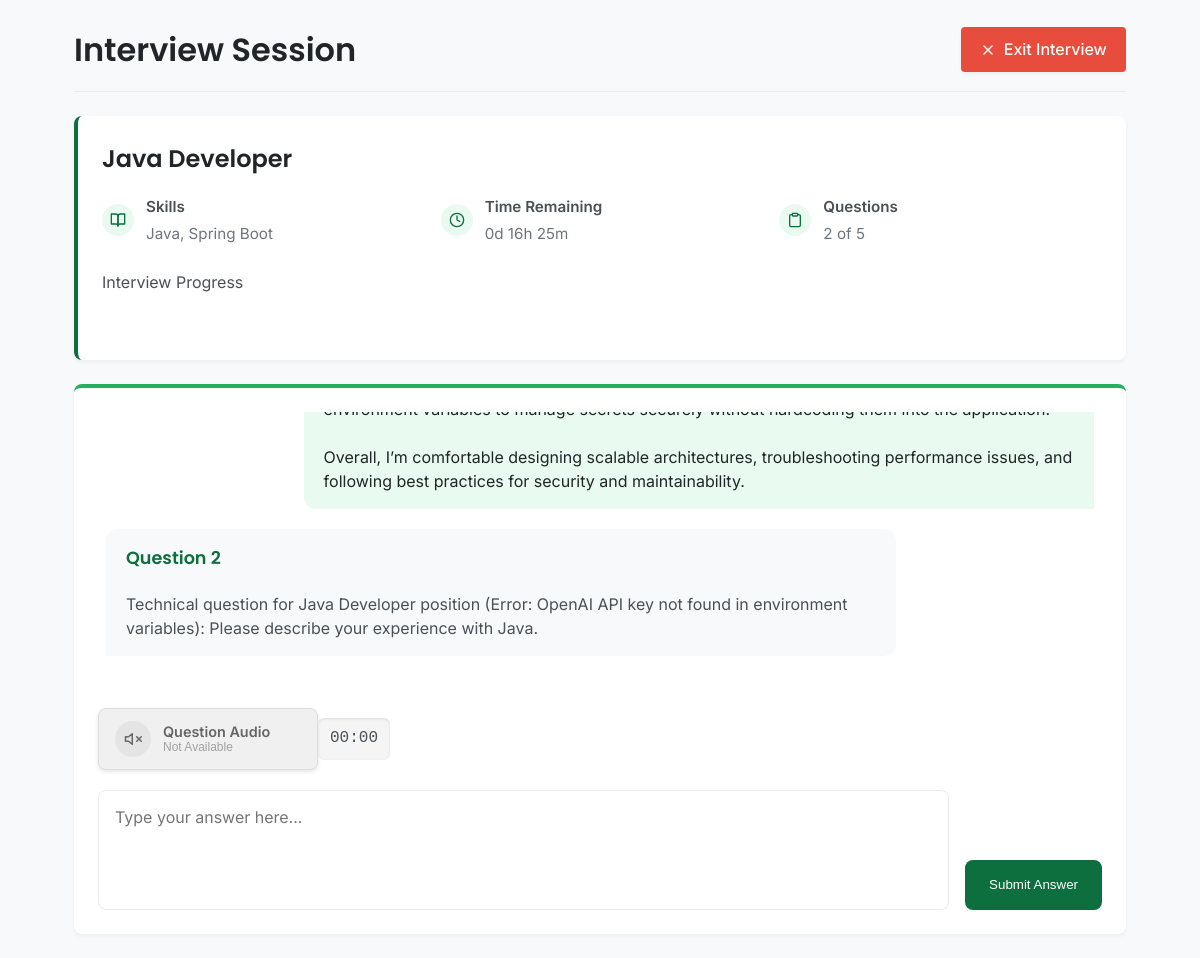
The app's page /interview/start/10/ (signed in) with its own data.
### bot/models.py (models this page shows, shortened)
class InterviewAssignment(models.Model):
    STATUS_CHOICES = (
        ('pending', 'Pending'),
        ('in_progress', 'In Progress'),
        ('completed', 'Completed'),
        ('expired', 'Expired'),
    )
    candidate = models.ForeignKey(User, on_delete=models.CASCADE, related_name='assigned_interviews')
    job_description = models.ForeignKey(JobDescription, on_delete=models.CASCADE, related_name='assignments')
    assigned_at = models.DateTimeField(auto_now_add=True)
    deadline = models.DateTimeField()
    status = models.CharField(max_length=20, choices=STATUS_CHOICES, default='pending')
    score = models.FloatField(null=True, blank=True)  # Percentage score
    eligibility = models.CharField(max_length=100, null=True, blank=True)  # e.g., "Highly Eligible", "Not Eligible"
    feedback = models.TextField(null=True, blank=True)
    completed_at = models.DateTimeField(null=True, blank=True)
    def is_expired(self):
        return timezone.now() > self.deadline

class JobDescription(models.Model):
    title = models.CharField(max_length=100)  # e.g., "Frontend Developer", "Data Analyst"
    skills = models.CharField(max_length=255)  # Comma-separated skills
    question_count = models.IntegerField(default=5)
    passing_score = models.IntegerField(default=50)
    created_at = models.DateTimeField(auto_now_add=True)
    updated_at = models.DateTimeField(auto_now=True)

class InterviewSession(models.Model):
    assignment = models.ForeignKey(InterviewAssignment, on_delete=models.CASCADE, related_name='sessions')
    session_id = models.CharField(max_length=100, unique=True)  # Unique session identifier
    current_question = models.IntegerField(default=1)  # Current question number
    conversation_history = models.JSONField(default=list)  # Store the entire conversation as JSON
    started_at = models.DateTimeField(auto_now_add=True)
    last_activity = models.DateTimeField(auto_now=True)

### bot/views.py (the view, shortened to what this page needs)
# urls.py: path('interview/start/<int:assignment_id>/', start_interview, name='start_interview'),
@login_required
def start_interview(request, assignment_id):
    if not request.user.groups.filter(name='Candidate').exists():
        messages.error(request, 'You do not have permission to access this interview')
        return redirect('admin_dashboard')
    assignment = get_object_or_404(InterviewAssignment, id=assignment_id, candidate=request.user)
    if assignment.status == 'expired' or assignment.is_expired():
        messages.error(request, 'This interview has expired')
        return redirect('candidate_dashboard')
    if assignment.status == 'completed':
        return redirect('interview_results', assignment_id=assignment_id)
    try:
        session = InterviewSession.objects.get(assignment=assignment)
    except InterviewSession.DoesNotExist:
        session_id = str(uuid.uuid4())
        session = InterviewSession.objects.create(
            assignment=assignment,
            session_id=session_id,
            current_question=1,
            conversation_history=[]
        )
        assignment.status = 'in_progress'
        assignment.save()
    progress_percentage = (session.current_question - 1) / assignment.job_description.question_count * 100
    now = timezone.now()
    time_remaining = assignment.deadline - now
    days = time_remaining.days
    hours, remainder = divmod(time_remaining.seconds, 3600)
    minutes, seconds = divmod(remainder, 60)
    time_remaining_str = f"{days}d {hours}h {minutes}m"
    conversation_history = session.conversation_history
    audio_url = None
    for msg in reversed(conversation_history):
        if msg.get('role') == 'assistant' and msg.get('audio_url'):
            audio_url = msg['audio_url']
            break
    context = {
        'assignment': assignment,
        'session': session,
        'conversation_history': conversation_history,
        'progress_percentage': progress_percentage,
        'time_remaining': time_remaining_str,
        'audio_url': audio_url
    }
    return render(request, 'interview/interview_session.html', context)

### templates/interview/interview_session.html (shortened to what this page needs)
{% load static %}
<!DOCTYPE html>
<html lang="en">
<head>
    <link rel="stylesheet" href="{% static 'css/dashboard-style.css' %}">
</head>
<body>
    <div class="interview-container">
        <div class="interview-header">
            <h1>Interview Session</h1>
            <a href="{% url 'candidate_dashboard' %}" class="btn-exit" id="exit-btn">
                <svg xmlns="http://www.w3.org/2000/svg" width="16" height="16" viewBox="0 0 24 24" fill="none" stroke="currentColor" stroke-width="2" stroke-linecap="round" stroke-linejoin="round"><path d="M18 6L6 18"></path><path d="M6 6l12 12"></path></svg>
                Exit Interview
            </a>
        </div>
        <div class="interview-info-card">
            <h2>{{ assignment.job_description.title }}</h2>
            <div class="interview-meta">
                <div class="interview-meta-item">
                    <div class="interview-meta-icon">
                        <svg xmlns="http://www.w3.org/2000/svg" width="16" height="16" viewBox="0 0 24 24" fill="none" stroke="currentColor" stroke-width="2" stroke-linecap="round" stroke-linejoin="round"><path d="M2 3h6a4 4 0 0 1 4 4v14a3 3 0 0 0-3-3H2z"></path><path d="M22 3h-6a4 4 0 0 0-4 4v14a3 3 0 0 1 3-3h7z"></path></svg>
                    </div>
                    <div class="interview-meta-text">
                        <strong>Skills</strong>
                        <span>{{ assignment.job_description.skills }}</span>
                    </div>
                </div>
                <div class="interview-meta-item">
                    <div class="interview-meta-icon">
                        <svg xmlns="http://www.w3.org/2000/svg" width="16" height="16" viewBox="0 0 24 24" fill="none" stroke="currentColor" stroke-width="2" stroke-linecap="round" stroke-linejoin="round"><circle cx="12" cy="12" r="10"></circle><polyline points="12 6 12 12 16 14"></polyline></svg>
                    </div>
                    <div class="interview-meta-text">
                        <strong>Time Remaining</strong>
                        <span id="time-remaining">{{ time_remaining }}</span>
                    </div>
                </div>
                <div class="interview-meta-item">
                    <div class="interview-meta-icon">
                    </div>
                    <div class="interview-meta-text">
                        <strong>Questions</strong>
                        <span><span id="current-question">{{ session.current_question }}</span> of {{ assignment.job_description.question_count }}</span>
                    </div>
                </div>
            </div>
            <div class="progress-container">
                <div class="progress-label">Interview Progress</div>
                <div class="progress-bar">
                </div>
            </div>
        </div>
        <div class="chat-container">
            <div class="chat-messages" id="chat-messages">
                {% for message in conversation_history %}
                    {% if message.role == 'assistant' %}
                        <div class="message bot-message">
                            <div class="question-number">Question {{ message.question_number }}</div>
                            {{ message.content }}
                        </div>
                    {% else %}
                        <div class="message user-message">
                            <pre>{{ message.content }}</pre>
                        </div>
                    {% endif %}
                {% endfor %}
            </div>
            <div class="audio-controls">
                {% if audio_url %}
                    <audio id="question-audio" src="{{ audio_url }}" preload="auto"></audio>
                    <button id="play-audio" class="audio-btn audio-available">
                        <div class="audio-icon-container">
                            <svg xmlns="http://www.w3.org/2000/svg" width="18" height="18" viewBox="0 0 24 24" fill="none" stroke="currentColor" stroke-width="2" stroke-linecap="round" stroke-linejoin="round"><polygon points="5 3 19 12 5 21 5 3"></polygon></svg>
                        </div>
                        <div class="audio-text">
                            <span class="audio-label">Question Audio</span>
                            <span class="audio-status">Available</span>
                        </div>
                    </button>
                {% else %}
                    <button id="play-audio" disabled class="audio-btn audio-unavailable">
                        <div class="audio-icon-container audio-disabled">
                            <svg xmlns="http://www.w3.org/2000/svg" width="18" height="18" viewBox="0 0 24 24" fill="none" stroke="currentColor" stroke-width="2" stroke-linecap="round" stroke-linejoin="round"><path d="M11 5L6 9H2v6h4l5 4V5z"></path><line x1="23" y1="9" x2="17" y2="15"></line><line x1="17" y1="9" x2="23" y2="15"></line></svg>
                        </div>
                        <div class="audio-text">
                            <span class="audio-label">Question Audio</span>
                            <span class="audio-status audio-status-unavailable">Not Available</span>
                        </div>
                    </button>
                {% endif %}
                <span class="timer" id="audio-timer">00:00</span>
            </div>
            <form method="post" id="response-form">
                <div class="chat-input">
                    <textarea name="response" id="response-input" placeholder="Type your answer here..." required></textarea>
                    <button type="submit" id="submit-btn">
                        <span>Submit Answer</span>
                    </button>
                </div>
            </form>
        </div>
    </div>
</body>
</html>

### static/css/dashboard-style.css (style rules this page uses)
:root { --primary-color: #0d6e3e; --primary-light: #27ae60; --primary-lighter: #2ecc71; --primary-dark: #0a5a32; --neutral-white: #ffffff; --neutral-off-white: #f8f9fa; --neutral-light: #e9ecef; --neutral-medium: #ced4da; --neutral-dark: #6c757d; --neutral-darker: #495057; --neutral-darkest: #212529; --status-pending: #ff9800; --status-in-progress: #3498db; --status-completed: #27ae60; --status-expired: #e74c3c; --accent-blue: #3498db; --accent-red: #e74c3c; --accent-orange: #f39c12; --border-radius-sm: 4px; --border-radius-md: 8px; --border-radius-lg: 12px; --shadow-sm: 0 2px 4px rgba(0, 0, 0, 0.05); --shadow-md: 0 4px 6px rgba(0, 0, 0, 0.1); --shadow-lg: 0 10px 15px rgba(0, 0, 0, 0.1); --font-primary: 'Poppins', -apple-system, BlinkMacSystemFont, sans-serif; --font-secondary: 'Inter', -apple-system, BlinkMacSystemFont, sans-serif; }
* { box-sizing: border-box; margin: 0; padding: 0; }
body { font-family: var(--font-secondary); background-color: var(--neutral-off-white); color: var(--neutral-darker); line-height: 1.6; font-size: 16px; margin: 0; padding: 0; }
input[type="text"], input[type="email"], input[type="password"], input[type="number"], input[type="date"], input[type="datetime-local"], textarea, select { width: 100%; padding: 0.8rem 1rem; border: 1px solid var(--neutral-medium); border-radius: var(--border-radius-sm); font-family: var(--font-secondary); font-size: 1rem; color: var(--neutral-darkest); background-color: var(--neutral-white); transition: all 0.2s ease; }
textarea { min-height: 120px; resize: vertical; }

### records on screen
InterviewAssignment: job_description "Java Developer", job_description.skills "Java, Spring Boot", job_description.question_count "5"
InterviewSession: current_question "2"

### other values on screen
{{ time_remaining }} "0d 16h 25m"
{{ message.question_number }} "2"
{{ message.content }} "Technical question for Java Developer position (Error: OpenAI API key not found in environment variables): Please describe your experience with Java."
